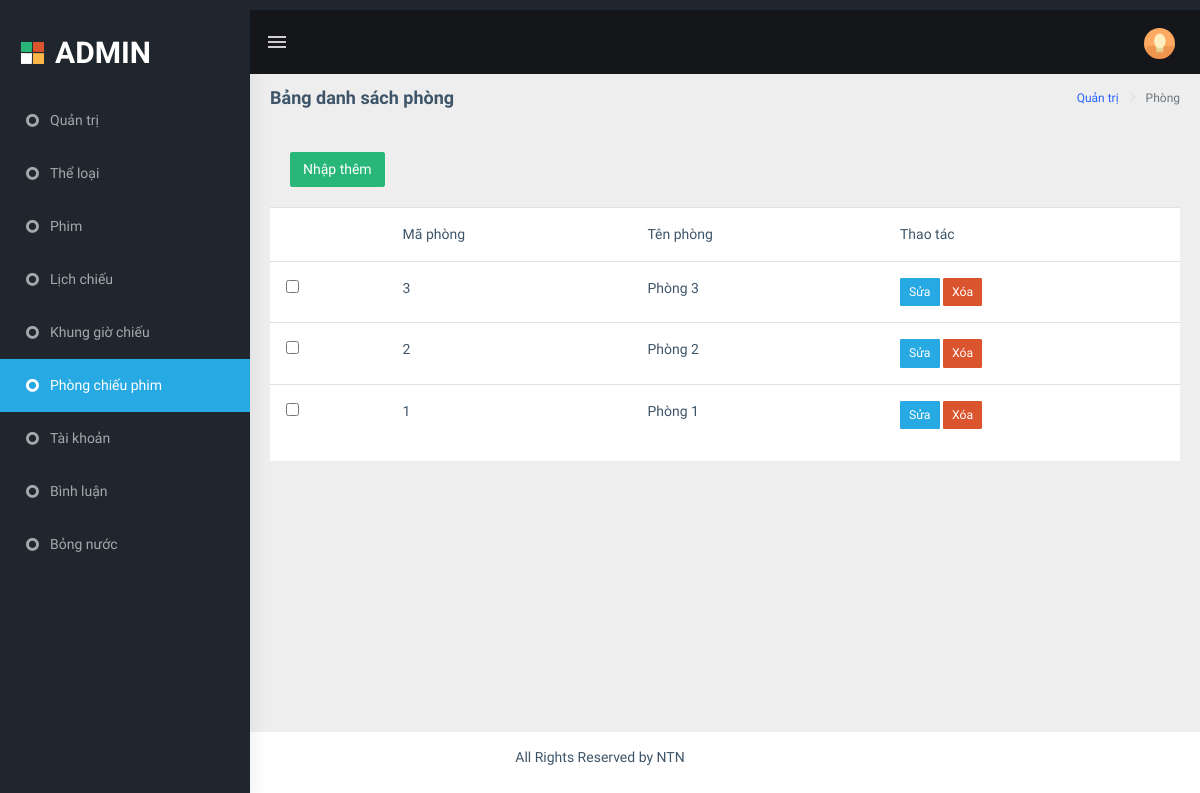
The app's page /admin/index.php?act=list_phongchieu, older data.
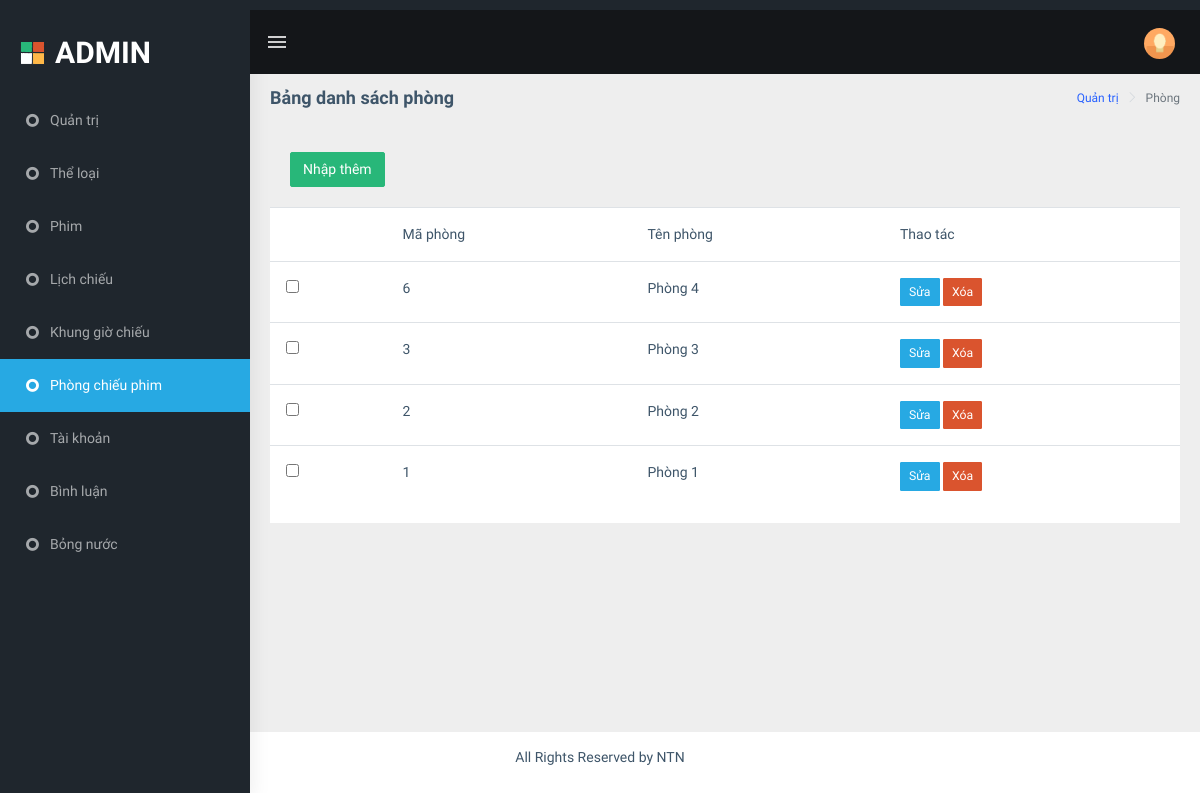
The same page, newer data.
### tables this page shows
CREATE TABLE `phong_chieu` (
  `id` int(11) NOT NULL,
  `ten_phong` varchar(255) NOT NULL
);

### admin/models/pdo.php (called while the page is built, shortened)
<?php
function pdo_get_connection(){
    $dburl = "mysql:host=localhost;dbname=duan11;charset=utf8";
    $username = 'root';
    $password = '';
    $conn = new PDO($dburl, $username, $password);
    $conn->setAttribute(PDO::ATTR_ERRMODE, PDO::ERRMODE_EXCEPTION);
    return $conn;
}
function pdo_query($sql){
    $sql_args = array_slice(func_get_args(), 1);
    try{
        $conn = pdo_get_connection();
        $stmt = $conn->prepare($sql);
        $stmt->execute($sql_args);
        $rows = $stmt->fetchAll();
        return $rows;
    }
    catch(PDOException $e){
        throw $e;
    }
    finally{
        unset($conn);
    }
}

### admin/models/phong.php (called while the page is built, shortened)
<?php
        function loadall_phong(){
            $sql="SELECT * FROM phong_chieu order by id desc";
            $listphong = pdo_query($sql);
            return $listphong;
        }
?>

### admin/phong_chieu/list.php (the view)
<div class="page-wrapper">
            <div class="page-breadcrumb">
                <div class="row">
                    <div class="col-12 d-flex no-block align-items-center">
                        <h4 class="page-title">Bảng danh sách phòng</h4>
                        <div class="ml-auto text-right">
                            <nav aria-label="breadcrumb">
                                <ol class="breadcrumb">
                                    <li class="breadcrumb-item"><a href="#">Quản trị</a></li>
                                    <li class="breadcrumb-item active" aria-current="page">Phòng</li>
                                </ol>
                            </nav>
                        </div>
                    </div>
                </div>
            </div>
            <div class="container-fluid">
                <div class="row">
                        <div class="col-12"> <div class="card-body">
                            <a href="index.php?act=add_phongchieu"><input type="button"class="btn btn-success" value="Nhập thêm"></a>
                        </div>
                        <div class="card">
                            <table class="table">
                            <tr>
                                <th></th>
                                <th>Mã phòng</th>
                                <th>Tên phòng</th>
                                <th>Thao tác</th>
                            </tr>
                            <?php
                                foreach($listphong as $phong){
                                    extract($phong);
                                    $suaphong="index.php?act=suaphong&id=".$id;
                                    $xoaphong="index.php?act=xoaphong&id=".$id;
                                    echo '<tr>
                                        <td><input type="checkbox" name="" id=""></td>
                                        <td>'.$id.'</td>
                                        <td>'.$ten_phong.'</td>
                                        <td><a href="'.$suaphong.'"><input type="button" class="btn btn-cyan btn-sm" value="Sửa"></a>
                                        <a onclick="'."return confirm('Bạn có muốn xóa?')".'" href="'.$xoaphong.'"><input type="button" value="Xóa" class="btn btn-danger btn-sm"></a></td>
                                    </tr>
                                    ';
                                }
                            ?>
                            </table>
                        </div>
                    </div>
                    </div>
                </div>
            </div>

Row changes from the older to the newer data that the page shows:
added phong_chieu: id "6", ten_phong "Phòng 4"
